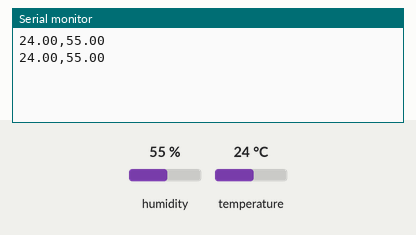
Bench run of a sketch on a simulated Arduino Uno, built with avr-gcc and run on an emulated ATmega328P. On the bench: the last lines printed to the serial monitor. Inputs (shaded band) come from the test bench; at power-on: humidity 55 %, temperature 24 °C.

Above: at 2.8 s.
2.9 s: humidity set to 22 %
At 4.6 s:
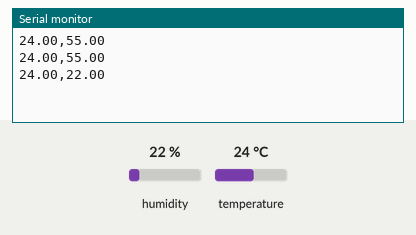
5.6 s: temperature set to 12 °C
At 6.4 s:
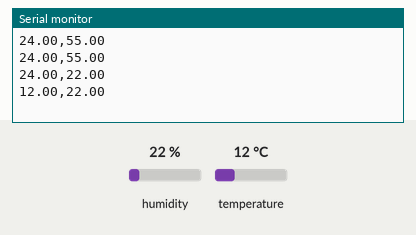
8.3 s: humidity set to 40 %
At 11.1 s:
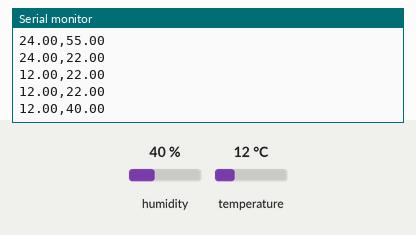
Timing chart, 0 to 12.6 s (numbered marks = the images above; inputs shaded):
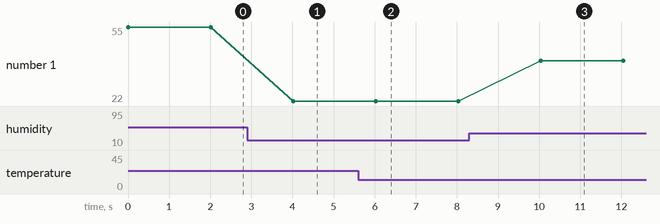

The sketch:

internal_module_firmware.ino
```cpp
#include "DHT.h"

#define DHTPIN 4
#define DHTTYPE DHT22

DHT dht(DHTPIN, DHTTYPE);

void setup()
{
  Serial.begin(9600);
  dht.begin();
}

void loop ()
{
  float temperature = dht.readTemperature();
  float humidity = dht.readHumidity();

  Serial.print(temperature);
  Serial.print(",");
  Serial.println(humidity);
  delay(2000);
}
```

Measured:
- after the input at 2.9 s, the serial monitor: prints a new line after 1.1 s (image 1)
- after the input at 5.6 s, the serial monitor: prints a new line after 0.42 s (image 2)
- after the input at 8.3 s, the serial monitor: prints a new line after 1.7 s (image 3)
- plotted number 1: 55 → 22 after the input at 2.9 s, 22 → 40 after the input at 8.3 s
